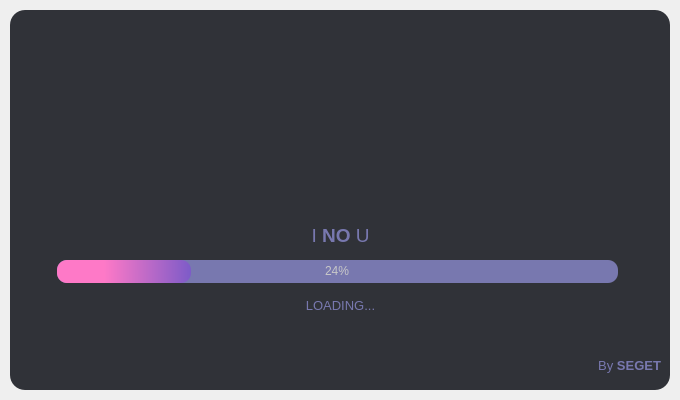
<?xml version="1.0" encoding="UTF-8"?>
<ui version="4.0">
 <class>MainWindow</class>
 <widget class="QMainWindow" name="MainWindow">
  <property name="geometry">
   <rect>
    <x>0</x>
    <y>0</y>
    <width>680</width>
    <height>400</height>
   </rect>
  </property>
  <property name="windowTitle">
   <string>MainWindow</string>
  </property>
  <widget class="QWidget" name="centralwidget">
   <layout class="QVBoxLayout" name="verticalLayout">
    <property name="spacing">
     <number>0</number>
    </property>
    <property name="leftMargin">
     <number>10</number>
    </property>
    <property name="topMargin">
     <number>10</number>
    </property>
    <property name="rightMargin">
     <number>10</number>
    </property>
    <property name="bottomMargin">
     <number>10</number>
    </property>
    <item>
     <widget class="QFrame" name="dropShadowFrame">
      <property name="styleSheet">
       <string notr="true">QFrame{
	
	background-color: rgb(48, 50, 56);
	color:rgb(220,220,220);
	border-radius:15px;
}</string>
      </property>
      <property name="frameShape">
       <enum>QFrame::StyledPanel</enum>
      </property>
      <property name="frameShadow">
       <enum>QFrame::Raised</enum>
      </property>
      <widget class="QLabel" name="label_description">
       <property name="geometry">
        <rect>
         <x>0</x>
         <y>210</y>
         <width>661</width>
         <height>31</height>
        </rect>
       </property>
       <property name="font">
        <font>
         <family>Segoe UI</family>
         <pointsize>14</pointsize>
        </font>
       </property>
       <property name="styleSheet">
        <string notr="true">color: rgb(120, 120, 175);</string>
       </property>
       <property name="text">
        <string>I&lt;strong&gt; NO &lt;/strong&gt;U</string>
       </property>
       <property name="alignment">
        <set>Qt::AlignCenter</set>
       </property>
      </widget>
      <widget class="QProgressBar" name="progressBar">
       <property name="geometry">
        <rect>
         <x>47</x>
         <y>250</y>
         <width>561</width>
         <height>23</height>
        </rect>
       </property>
       <property name="styleSheet">
        <string notr="true">QProgressBar{
	background-color: rgb(120, 120, 175);
	color:rgb(200,200,200);
	border-style:none;
	border-radius:10px;
	text-align:center;
}
QProgressBar::chunk{
	border-radius:10px;
	background-color: qlineargradient(spread:pad, x1:0, y1:0.489, x2:1, y2:0.488, stop:0.352273 rgba(254, 121, 199, 255), stop:1 rgba(125, 91, 200, 255));
}</string>
       </property>
       <property name="value">
        <number>24</number>
       </property>
      </widget>
      <widget class="QLabel" name="label_loading">
       <property name="geometry">
        <rect>
         <x>0</x>
         <y>280</y>
         <width>661</width>
         <height>31</height>
        </rect>
       </property>
       <property name="font">
        <font>
         <family>Segoe UI</family>
         <pointsize>10</pointsize>
        </font>
       </property>
       <property name="styleSheet">
        <string notr="true">color: rgb(120, 120, 175);</string>
       </property>
       <property name="text">
        <string>LOADING...</string>
       </property>
       <property name="alignment">
        <set>Qt::AlignCenter</set>
       </property>
      </widget>
      <widget class="QLabel" name="label_credits">
       <property name="geometry">
        <rect>
         <x>10</x>
         <y>340</y>
         <width>641</width>
         <height>31</height>
        </rect>
       </property>
       <property name="font">
        <font>
         <family>Segoe UI</family>
         <pointsize>10</pointsize>
        </font>
       </property>
       <property name="styleSheet">
        <string notr="true">color: rgb(120, 120, 175);</string>
       </property>
       <property name="text">
        <string>By &lt;strong&gt;SEGET&lt;strong&gt;</string>
       </property>
       <property name="alignment">
        <set>Qt::AlignRight|Qt::AlignTrailing|Qt::AlignVCenter</set>
       </property>
      </widget>
      <widget class="QPushButton" name="pushButton">
       <property name="geometry">
        <rect>
         <x>0</x>
         <y>20</y>
         <width>651</width>
         <height>151</height>
        </rect>
       </property>
       <property name="styleSheet">
        <string notr="true">background-color: rgb(48, 50, 56);</string>
       </property>
       <property name="text">
        <string/>
       </property>
       <property name="icon">
        <iconset>
         <normaloff>D:/İndirilenler/NOFACE _transparent.png</normaloff>D:/İndirilenler/NOFACE _transparent.png</iconset>
       </property>
       <property name="iconSize">
        <size>
         <width>256</width>
         <height>256</height>
        </size>
       </property>
       <property name="flat">
        <bool>true</bool>
       </property>
      </widget>
     </widget>
    </item>
   </layout>
  </widget>
 </widget>
 <resources/>
 <connections/>
</ui>
